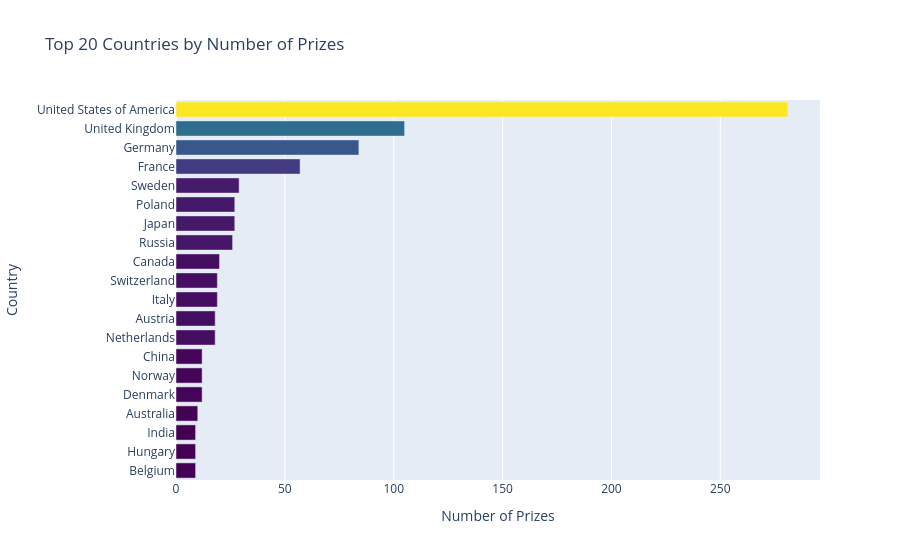

The cell this chart's notebook holds for it:
### Code cell
vert_hist = px.bar(x=top20_countries.prize, y=top20_countries.birth_country_current, orientation='h', color=top20_countries.prize,
               color_continuous_scale="Viridis", title="Top 20 Countries by Number of Prizes")
vert_hist.update_layout(xaxis_title="Number of Prizes", yaxis_title="Country", coloraxis_showscale=False)
vert_hist.show()

### Figure 1 — Plotly figure (JSON) as saved in the notebook; plotly's stock layout.template omitted (floating-point values rounded to 4 significant figures)
{"data": [{"hovertemplate": "x=%{x}<br>y=%{y}<br>color=%{marker.color}<extra></extra>", "legendgroup": "", "marker": {"color": [9, 9, 9, 10, 12, 12, 12, 18, 18, 19, 19, 20, 26, 27, 27, 29, 57, 84, 105, 281], "coloraxis": "coloraxis", "pattern": {"shape": ""}}, "name": "", "orientation": "h", "showlegend": false, "textposition": "auto", "type": "bar", "x": [9, 9, 9, 10, 12, 12, 12, 18, 18, 19, 19, 20, 26, 27, 27, 29, 57, 84, 105, 281], "xaxis": "x", "y": ["Belgium", "Hungary", "India", "Australia", "Denmark", "Norway", "China", "Netherlands", "Austria", "Italy", "Switzerland", "Canada", "Russia", "Japan", "Poland", "Sweden", "France", "Germany", "United Kingdom", "United States of America"], "yaxis": "y"}], "layout": {"autosize": true, "barmode": "relative", "coloraxis": {"colorbar": {"title": {"text": "color"}}, "colorscale": [[0, "#440154"], [0.1111, "#482878"], [0.2222, "#3e4989"], [0.3333, "#31688e"], [0.4444, "#26828e"], [0.5556, "#1f9e89"], [0.6667, "#35b779"], [0.7778, "#6ece58"], [0.8889, "#b5de2b"], [1, "#fde725"]], "showscale": false}, "legend": {"tracegroupgap": 0}, "title": {"text": "Top 20 Countries by Number of Prizes"}, "xaxis": {"anchor": "y", "autorange": true, "domain": [0, 1], "range": [0, 295.8], "title": {"text": "Number of Prizes"}, "type": "linear"}, "yaxis": {"anchor": "x", "autorange": true, "domain": [0, 1], "range": [-0.5, 19.5], "title": {"text": "Country"}, "type": "category"}}}
